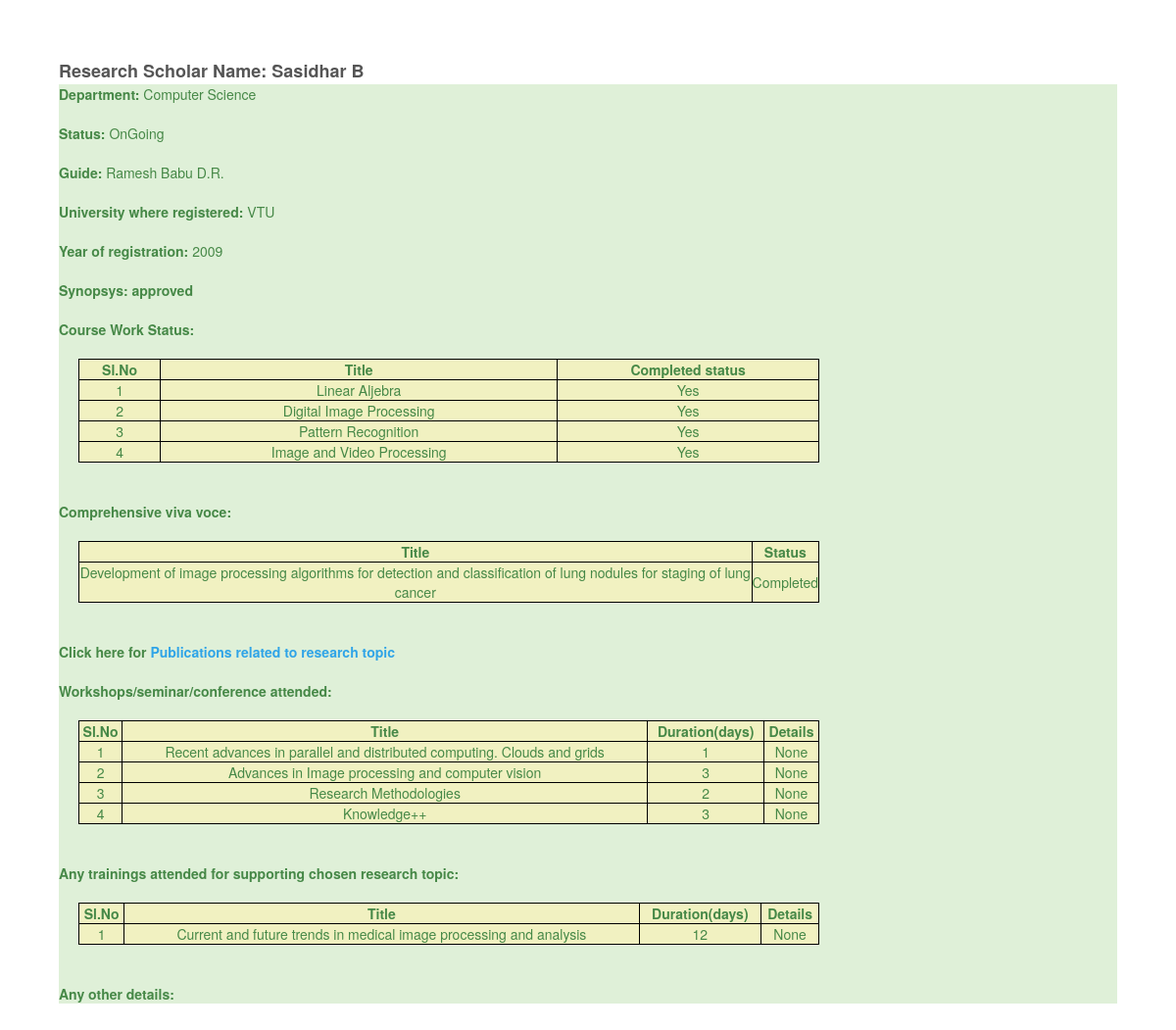
Page /phdstatus/3 on the committed database.
### phdstatus/models.py (models this page shows, shortened)
class PhdStatus(models.Model):
    name = models.CharField("Research Scholar Name", max_length=200)
    dept = models.CharField("Department", max_length=200)
    guide = models.CharField("Guide", max_length=200)
    uni = models.CharField("University where registered", max_length=200)
    synopsys = models.CharField(max_length=50, choices=[('approved', 'approved'), ('not approved', 'not approved')])
    year = models.DateField("year of registration")
    status = models.CharField("status", max_length=50,
                              choices=[('Completed', 'Completed'), ('OnGoing', 'OnGoing')])
    other = models.TextField("Any other details", blank=True, null=True)
    class Meta:
        verbose_name_plural = "Ph.D Status"

class WorkStatusTable(models.Model):
    phdstatus = models.ForeignKey(PhdStatus, on_delete=models.CASCADE, blank=True, null=True)
    title = models.CharField("title", max_length=100, blank=True, null=True)
    status = models.CharField("status", max_length=50, choices=[('Yes', 'yes'), ('No', 'no')])
    class Meta:
        verbose_name_plural = "Course Work Status"

class ComprehensiveTable(models.Model):
    phdstatus = models.OneToOneField(PhdStatus, blank=True, null=True)
    title = models.CharField("title", max_length=300, blank=True, null=True)
    status = models.CharField("status", max_length=50,
                              choices=[('Completed', 'Completed'), ('Not Completed', 'Not Completed')])
    class Meta:
        verbose_name_plural = "Comprehensive viva voce"
        verbose_name = "Comprehensive viva voce"

class WorkshopsTable(models.Model):
    phdstatus = models.ForeignKey(PhdStatus, on_delete=models.CASCADE, blank=True, null=True)
    title = models.CharField("title", max_length=300, blank=True, null=True)
    duration = models.IntegerField("Duration(Days)", blank=True, null=True)
    details = models.CharField("Details", max_length=100, blank=True, null=True)
    class Meta:
        verbose_name_plural = "Workshops/seminar/conference attended"

class TrainingTable(models.Model):
    phdstatus = models.ForeignKey(PhdStatus, on_delete=models.CASCADE, blank=True, null=True)
    title = models.CharField("title", max_length=300, blank=True, null=True)
    duration = models.IntegerField("Duration(Days)", blank=True, null=True)
    details = models.CharField("Details", max_length=300, blank=True, null=True)
    class Meta:
        verbose_name = "Any other training"

### phdstatus/views.py (the view)
# urls.py: url(r'^(?P<post_id>[0-9]+)$', views.post,name='post')
def post(request, post_id):
    f_status = get_object_or_404(PhdStatus, pk=post_id)
    context = {
        'f_status':f_status,
    }
    return render(request, 'Phdstatus/print.html', context)

### phdstatus/templates/Phdstatus/print.html (shortened to what this page needs)
<!DOCTYPE html>
<html lang="en">
<head>
    {% load staticfiles %}
    <link rel="stylesheet" href="{% static 'assets/bootstrap/css/bootstrap.min.css' %}">
    <link rel="stylesheet" href="{% static 'assets/css/styles.css' %}">
</head>
<body>
<div>
    <strong style="font-size: large">Research Scholar Name: {{ f_status.name }}</strong>
    <ul class="list-unstyled list-group-item-success">
        <li><strong> Department:</strong> {{ f_status.dept }}</li>
        <br>
        <li><strong> Status:</strong> {{ f_status.status }}</li>
        <br>
        <li><strong> Guide:</strong> {{ f_status.guide }}</li>
        <br>
        <li><strong> University where registered:</strong> {{ f_status.uni }}</li>
        <br>
        <li><strong> Year of registration:</strong> {{ f_status.year.year }}</li>
        <br>
        <li><strong>Synopsys: {{ f_status.synopsys }}</strong></li>
        <br>
        <li><strong>Course Work Status:</strong></li>
        <table>
            <tr>
                <th>Sl.No</th>
                <th>Title</th>
                <th>Completed status</th>
            </tr>
            {% for j in f_status.workstatustable_set.all %}
                <tr>
                    <td> {{ forloop.counter }} </td>
                    <td> {{ j.title }} </td>
                    <td> {{ j.status }} </td>
                </tr>
            {% endfor %}
        </table>
        <br>
        <li><strong> Comprehensive viva voce:</strong></li>
        <table>
            <tr>
                <th>Title</th>
                <th>Status</th>
            </tr>
            <tr>
                <td> {{ f_status.comprehensivetable.title }} </td>
                <td> {{ f_status.comprehensivetable.status }} </td>
            </tr>
        </table>
        <br>
        <li><strong>Click here for <a
                href="/publications/bob?search_param1=&search_param2=&search_param3=&search_param4=&search_box={{ f_status.name }}">Publications
            related to research topic</a></strong></li>
        <br>
        <li><strong> Workshops/seminar/conference attended:</strong></li>
        <table>
            <tr>
                <th>Sl.No</th>
                <th>Title</th>
                <th>Duration(days)</th>
                <th>Details</th>
            </tr>
            {% for j in f_status.workshopstable_set.all %}
                <tr>
                    <td> {{ forloop.counter }} </td>
                    <td> {{ j.title }} </td>
                    <td> {{ j.duration }} </td>
                    <td> {{ j.details }}</td>
                </tr>
            {% endfor %}
        </table>
        <br>
        <li><strong> Any trainings attended for supporting chosen research topic:</strong></li>
        <table>
            <tr>
                <th>Sl.No</th>
                <th>Title</th>
                <th>Duration(days)</th>
                <th>Details</th>
            </tr>
            {% for j in f_status.trainingtable_set.all %}
                <tr>
                    <td> {{ forloop.counter }} </td>
                    <td> {{ j.title }} </td>
                    <td> {{ j.duration }} </td>
                    <td> {{ j.details }}</td>
                </tr>
            {% endfor %}
        </table>
        <br>
        <li><strong> Any other details:</strong> {{ f_status.other }}</li>
    </ul>
</div>
</body>
</html>

### static/assets/css/styles.css (style rules this page uses)
body { margin: 60px; }

### phdstatus/templates/Phdstatus/print.html (style rules this page uses)
table { margin: 20px; text-align: center; width: 70%; background-color: #f1f1c1; }
th, td { text-align: center; border: 1px solid black; }

### rows in the picture
PhdStatus: name "Sasidhar B", dept "Computer Science", status "OnGoing", guide "Ramesh Babu D.R.", uni "VTU", year.year "2009", synopsys "approved", comprehensivetable "Development of image processing algorithms for detection and classification of lung nodules for staging of lung cancer", comprehensivetable.status "Completed"
WorkStatusTable: title "Linear Aljebra", status "Yes"
WorkStatusTable: title "Digital Image Processing", status "Yes"
WorkStatusTable: title "Pattern Recognition", status "Yes"
WorkStatusTable: title "Image and Video Processing", status "Yes"
WorkshopsTable: title "Recent advances in parallel and distributed computing. Clouds and grids", duration "1", details "None"
WorkshopsTable: title "Advances in Image processing and computer vision", duration "3", details "None"
WorkshopsTable: title "Research Methodologies", duration "2", details "None"
WorkshopsTable: title "Knowledge++", duration "3", details "None"
TrainingTable: title "Current and future trends in medical image processing and analysis", duration "12", details "None"
